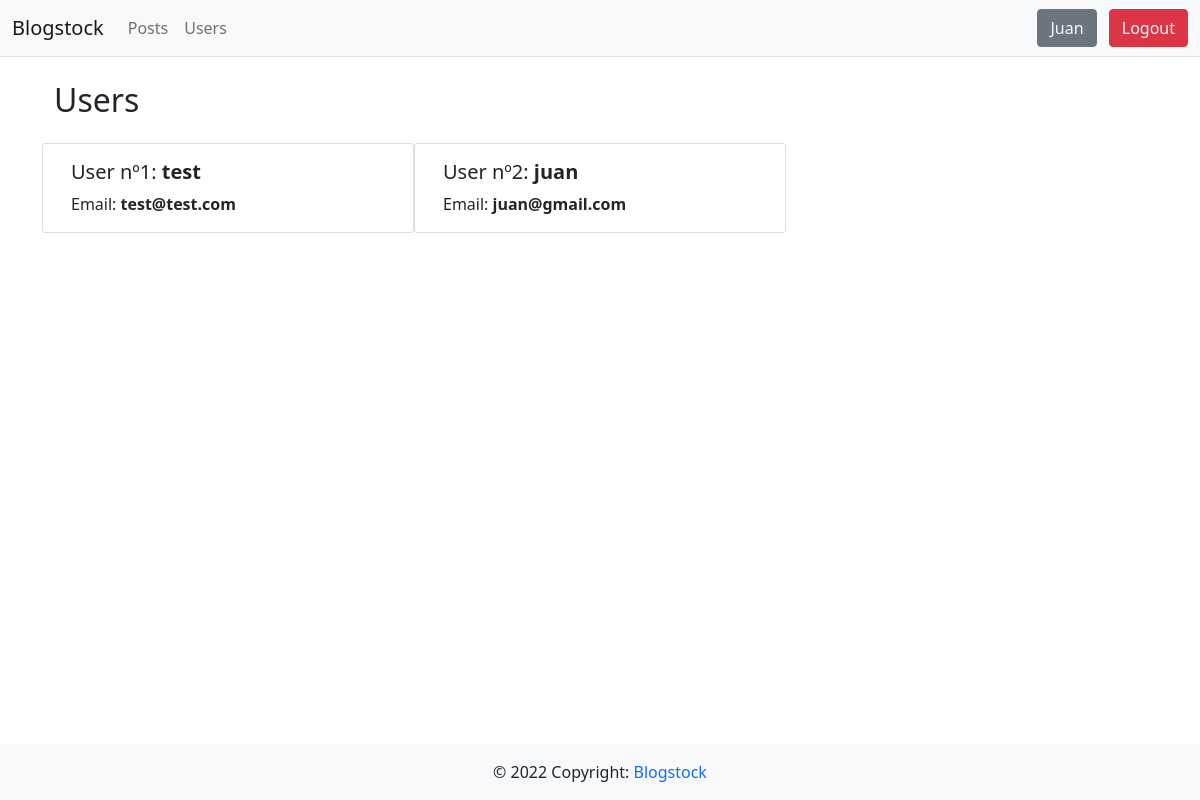
Screenshot of /users (signed in) with the database file from the repository.
### app/models.py (models this page shows)
class User(db.Model, UserMixin):
    id = db.Column(db.Integer, primary_key=True)
    username = db.Column(db.String(150), unique=True)
    email = db.Column(db.String(150), unique=True)
    password = db.Column(db.String(255))
    posts = db.relationship('Post')

### app/views.py (the view)
@views.route("/users")
def users_page():
    users = User.query.all()
    return render_template(
        "users.html", user=current_user, users=users)

### app/__init__.py (called while the page is built)
def create_app():
    app = Flask(__name__)
    app.config['SECRET_KEY'] = 'test'
    app.config['SQLALCHEMY_DATABASE_URI'] = f'sqlite:///{DB_NAME}'
    db.init_app(app)
    from .views import views
    app.register_blueprint(views, url_prefix="/")
    from .auth import auth
    app.register_blueprint(auth, url_prefix="/")
    from .models import User
    create_database(app)
    login_manager = LoginManager()
    login_manager.login_view = "auth.login"
    login_manager.init_app(app)
    @login_manager.user_loader
    def load_user(id):
        return User.query.get(int(id))
    @app.errorhandler(404)
    def page_not_found(error):
        return render_template("404.html", user=current_user), 404
    return app

### app/templates/users.html (shortened to what this page needs)
{% extends "base.html" %}
{% block content %}
    <section class="container">
        <h2>Users</h2>
        <div class="row mt-4">
            {% if users %}
                {% for user in users  %}
                    <div class="card col-md-4">
                        <div class="card-body">
                            <h5 class="card-title">User nº{{ user.id }}:
                                <strong>{{ user.username }}</strong>
                            </h5>
                            <p class="card-text">Email: <strong>{{ user.email }}</strong></p>
                        </div>
                    </div>
                {% endfor %}
            {% else %}
                    <div class="alert alert-info" role="alert">
                        No users available
                    </div>
            {% endif %}
        </div>
    </section>
{% endblock %}

### app/templates/base.html (shortened to what this page needs)
<!DOCTYPE html>
<html lang="en">
<head>
    <link href="https://cdn.jsdelivr.net/npm/bootstrap@5.0.2/dist/css/bootstrap.min.css" rel="stylesheet">
    <link rel="stylesheet" href="{{ url_for('static', filename='app.css') }}">
</head>
<body>
    <header class="border-bottom">
      <nav class="navbar navbar-expand-lg navbar-light bg-light">
        <div class="container-fluid">
          <a class="navbar-brand" href="{{ url_for('views.home_page') }}">Blogstock</a>
          <div class="collapse navbar-collapse" id="navbarSupportedContent">
            <ul class="navbar-nav me-auto mb-2 mb-lg-0">
              <li class="nav-item">
                <a href="{{ url_for('views.posts_page') }}" class="nav-link">Posts</a>
              </li>
              <li class="nav-item">
                <a href="{{ url_for('views.users_page') }}" class="nav-link">Users</a>
              </li>
            </ul>
            <div>
              {% if user.is_authenticated %}
                <button type="button" class="btn btn-secondary me-2">
                  <a class="text-light text-decoration-none" href="{{ url_for('views.user_dashboard_page') }}">{{user.username.title()}}</a>
                </button>
                <button type="button" class="btn btn-danger">
                  <a class="text-light text-decoration-none" href="{{ url_for('auth.logout') }}">Logout</a>
                </button>
              {% endif %}
            </div>
          </div>
        </div>
      </nav>
    </header>
    <main class="container mt-4">
      {% block content %}
      {% endblock %}
    </main>
    <footer class="bg-light text-center text-lg-start">
        <div class="text-center p-3">
          © 2022 Copyright:
          <a class="text-decoration-none" href="">Blogstock</a>
        </div>
    </footer>
</body>
</html>

### app/static/app.css (style rules this page uses)
html { min-height: 100vh; overflow-x: hidden; }
body { min-height: 100vh; display: flex; flex-direction: column; }
main { flex: 1 1 auto; }

### rows the page displays
User: username "Juan", id "2", username "juan", email "juan@gmail.com"
User: id "1", username "test", email "test@test.com"
